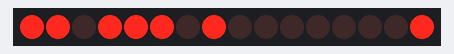
Bench run of a sketch on a simulated Arduino Uno, built with avr-gcc and run on an emulated ATmega328P. On the bench: 16 shift-register outputs drawn as a row of LEDs (first output left, lit = HIGH). Wiring (inferred from the names in the program): 2 × shift register (74HC595): data pin 7; shift clock pin 9; latch pin 8. Wiring (inferred from the signals the program sends): row of LEDs: on Q0, Q1, Q2, Q3, Q4, Q5, Q6, Q7, Q8, Q9, Q10, Q11, Q12, Q13, Q14, Q15.

Above: at 0.2 s.
At 1.7 s:
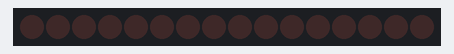
Timing chart, 0 to 3.0 s (numbered marks = the images above):
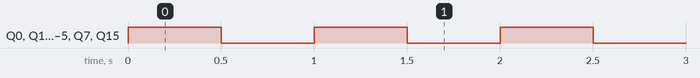

Measured:
- by itself, Q0, Q1, Q3–5, Q7, Q15: alternates HIGH for 0.50 s and LOW for 0.50 s

The sketch:

multiple_shift_reg_official.ino
```cpp
/*
 * This is a simple command code for multiple shift registers 74HC595
 * Using the original Arduino shiftOut tutorial https://www.arduino.cc/en/Tutorial/ShftOut11
 * yuli cai
 * 2017 Spring for thesis at ITP NYU
 */

//Date Serial In Pin
int DS = 7;     //pin14 on 74hc595
//SHift register Clock Pin
int SH_CP = 9;  //pin11 on 74hc595
//STorage register Clock Pin
int ST_CP = 8;  //pin12 on 74hc595

void setup() {
  pinMode(DS, OUTPUT);
  pinMode(SH_CP, OUTPUT);
  pinMode(ST_CP, OUTPUT);
}


void loop() {
  digitalWrite(ST_CP, LOW);
  //221 in binary is 11011101
  shiftOut(DS, SH_CP, LSBFIRST, 1);
  shiftOut(DS, SH_CP, LSBFIRST, 221);
  digitalWrite(ST_CP, HIGH);
  delay(500);

  digitalWrite(ST_CP, LOW);
  //221 in binary is 11011101
  shiftOut(DS, SH_CP, LSBFIRST, 0);
  shiftOut(DS, SH_CP, LSBFIRST, 0);
  digitalWrite(ST_CP, HIGH);
  delay(500);

}
```
